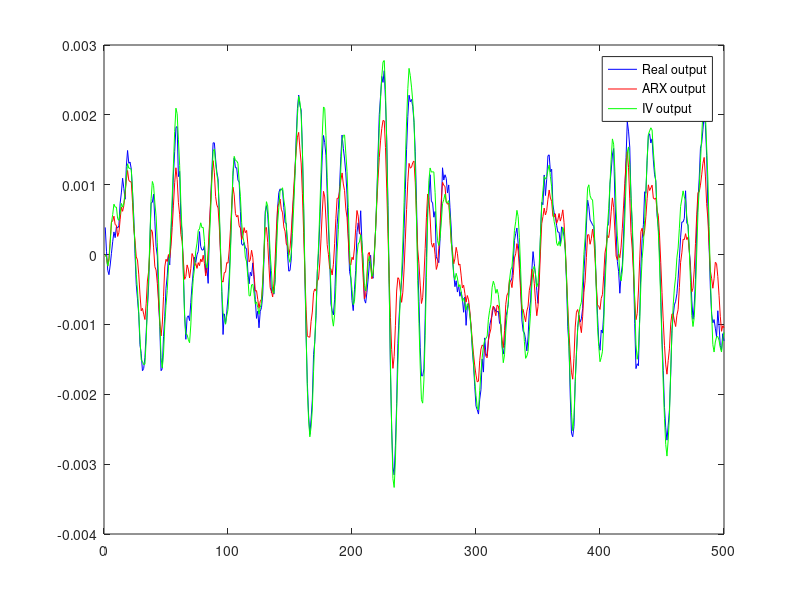

Write the MATLAB code that produced this figure.
clear all
close all
clc

laserbeamdata = load('laserbeamdataN.mat');
y = laserbeamdata.y;
u = laserbeamdata.u;
Te = 1e-3; % sampling time

N = length(y);

% ARX model: yhat(k) = -a1*y(k-1) -a2*y(k-2) +b1*u(k-2) +b1*u(k-2)
% A(z) = 1 + a1*z^-1 + a2*z^-2
% B(z) = b1*z^-1 + b2*z^-2
% G(q^-1) = (q^-d * B(q^-1) / A(1^-1))

% n=2, m=2, d=0
% phi(k) = [-y(k-1), ..., -y(k-n), u(k-d-1), ..., u(k-d-m)]'
% Phi = [phi(1); phi(2); ..., phi(N)]
% theta = [a1 a2 b1 b2]'
n=2;
m=2;
d=0;

% least squares
Phi = toeplitz([0;-y(1:N-1)], [0; 0]);
Phi = [Phi, toeplitz([0;u(1:N-1)], [0; 0])];
% theta_hat = inv(Phi'*Phi)*Phi'*y;
theta_hat = Phi\y;

% reconstruct
yhat = Phi*theta_hat;

% loss function
J_pred = sum((y - yhat).^2) %Predicition error



%% lsim
% G = z^-d*B(z^-1)/A(z^-1)
A = [1 theta_hat(1:n)'];
B = [theta_hat(n+1:end)'];
ARX_model = tf(B, A, Te);

yARX = lsim(ARX_model,u);

% compare
plot(y,'b');
hold on
% plot(yhat,'r');
hold on
plot(yARX,'r')
hold on
%% Instrumental Variable method
yM = yARX;

% least squares
Phi_iv = toeplitz([0;-yM(1:N-1)], [0; 0]);
Phi_iv = [Phi_iv, toeplitz([0;u(1:N-1)], [0; 0])];
%theta_hat_iv = Phi_iv\y;

theta_hat_iv = pinv(Phi_iv'*Phi)*Phi_iv'*y;

% reconstruct
yhat_iv = Phi_iv*theta_hat_iv;

J_pred_iv = sum((y-yhat_iv).^2) % error

%% lsim
% G = z^-d*B(z^-1)/A(z^-1)
A_iv = [1 theta_hat_iv(1:n)'];
B_iv = [theta_hat_iv(n+1:end)'];
IV_model = tf(B_iv, A_iv, Te);

yIV = lsim(IV_model,u);

%% compare
plot(yIV,'g'); 
hold off

legend('Real output','ARX output','IV output')













